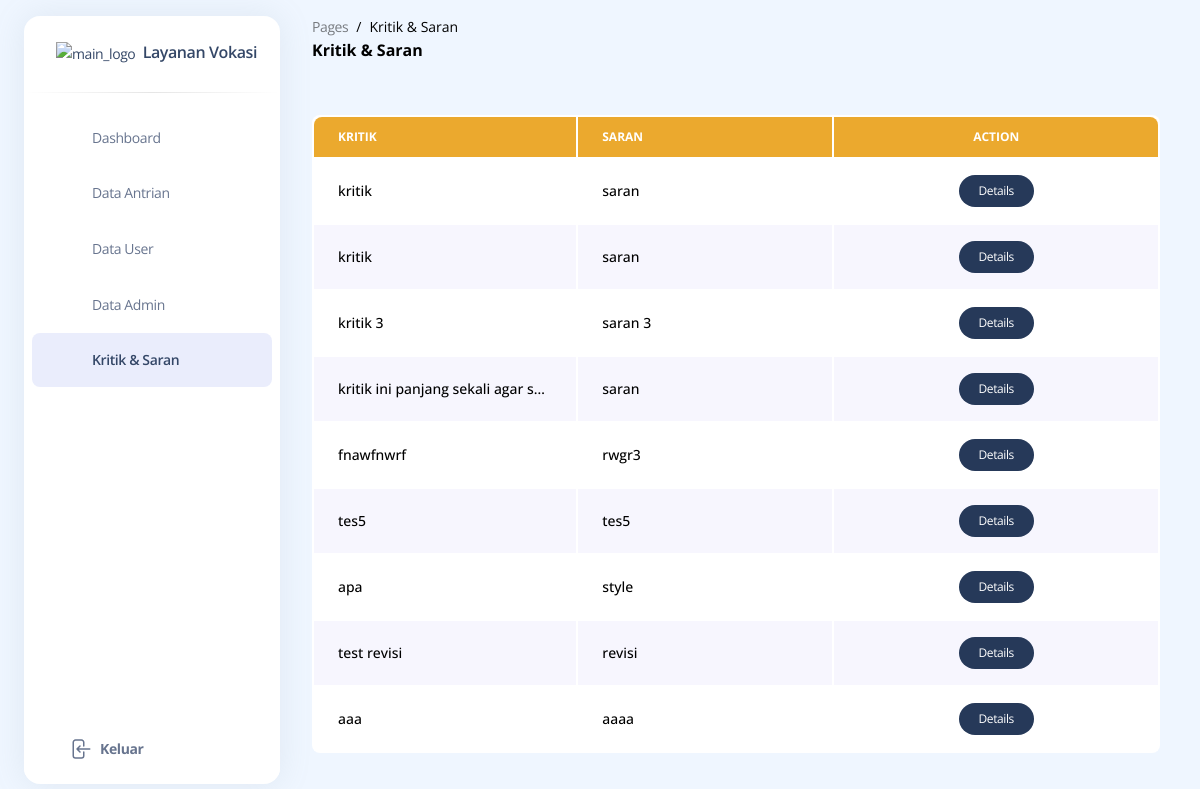
/build/pages/superKritik.php, run on the app's committed database.
### tables this page shows
CREATE TABLE `kritiksaran` (
  `id_kritik` int(11) NOT NULL,
  `kritik` text NOT NULL,
  `saran` text NOT NULL
);

### build/pages/superKritik.php (the view, shortened to what this page needs)
<!DOCTYPE html>
<html>
<head>
    <link href="../assets/css/style.css" rel="stylesheet" />
</head>
<body class="m-0 font-sans text-base antialiased font-normal leading-default bg-blue-50 text-slate-500">
    <div class="absolute w-full min-h-75"></div>
    <aside
        class="fixed inset-y-0 flex-wrap items-center justify-between block w-full p-0 my-4 overflow-y-auto antialiased transition-transform duration-200 -translate-x-full bg-white border-0 shadow-xl  max-w-64 ease-nav-brand z-990 xl:ml-6 rounded-2xl xl:left-0 xl:translate-x-0"
        aria-expanded="false">
        <div class="h-19">
            <a class="block px-8 py-6 m-0 text-sm whitespace-nowrap  text-slate-700" href="#">
                <img src="../assets/img/LogoV.png"
                    class="inline h-full max-w-full transition-all duration-200 dark:hidden ease-nav-brand max-h-12"
                    alt="main_logo" />
                <span class="ml-1 text-[16px] font-semibold transition-all duration-200 ease-nav-brand">Layanan
                    Vokasi</span>
            </a>
        </div>
        <hr class="h-px mt-0 bg-transparent bg-gradient-to-r from-transparent via-black/40 to-transparent " />
        <div class="items-center block w-auto max-h-screen overflow-auto h-sidenav grow basis-full">
            <ul class="flex flex-col pl-0 mb-0">
                <li class="mt-0.5 w-full">
                    <a class="py-2.7  text-sm ease-nav-brand my-0 mx-2 flex items-center whitespace-nowrap  px-4 transition-colors hover:bg-blue-500/13 hover:rounded-lg "
                        href="./superDashboard.php">
                        <div
                            class="mr-2 flex h-8 w-8 items-center justify-center rounded-lg bg-center stroke-0 text-center xl:p-2.5">
                        </div>
                        <span class="ml-1 duration-300 opacity-100 pointer-events-none ease">Dashboard</span>
                    </a>
                </li>
                <li class="mt-0.5 w-full">
                    <a class="py-2.7 text-sm ease-nav-brand my-0 mx-2 flex items-center whitespace-nowrap px-4  transition-colors hover:bg-blue-500/13 hover:rounded-lg "
                        href="./superDataAntrian.php">
                        <div
                            class="mr-2 flex h-8 w-8 items-center justify-center rounded-lg bg-center stroke-0 text-center xl:p-2.5">
                        </div>
                        <span class="ml-1 duration-300 opacity-100 pointer-events-none ease">Data Antrian </span>
                    </a>
                </li>
                <li class="mt-0.5 w-full">
                    <a class="py-2.7 text-sm ease-nav-brand my-0 mx-2 flex items-center whitespace-nowrap px-4  transition-colors hover:bg-blue-500/13 hover:rounded-lg"
                        href="./superDataUser.php">
                        <div
                            class="mr-2 flex h-8 w-8 items-center justify-center rounded-lg bg-center fill-current stroke-0 text-center xl:p-2.5">
                        </div>
                        <span class="ml-1 duration-300 opacity-100 pointer-events-none ease">Data User</span>
                    </a>
                </li>
                <li class="mt-0.5 w-full">
                    <a class="py-2.7 text-sm ease-nav-brand my-0 mx-2 flex items-center whitespace-nowrap px-4  transition-colors hover:bg-blue-500/13 hover:rounded-lg  "
                        href="./superDataAdmin.php">
                        <div
                            class="mr-2 flex h-8 w-8 items-center justify-center rounded-lg bg-center stroke-0 text-center xl:p-2.5">
                        </div>
                        <span class="ml-1 duration-300 opacity-100 pointer-events-none ease">Data Admin</span>
                    </a>
                </li>
                <li class="mt-0.5 w-full">
                    <a class="py-2.7 text-sm ease-nav-brand my-0 mx-2 flex items-center whitespace-nowrap px-4 font-semibold bg-blue-500/13 text-slate-700 transition-colors rounded-lg"
                        href="./superKritik.php">
                        <div
                            class="mr-2 flex h-8 w-8 items-center justify-center rounded-lg bg-center stroke-0 text-center xl:p-2.5">
                        </div>
                        <span class="ml-1 duration-300 opacity-100 pointer-events-none ease">Kritik & Saran</span>
                    </a>
                </li>
                <li class="absolute bottom-2 mt-0.5 w-full bg-white">
                    <a class="py-2.7 text-sm ease-nav-brand my-0  flex items-center whitespace-nowrap transition-colors hover:bg-blue-500/13 hover:rounded-lg "
                        href="../index.php">
                        <div
                            class="mr-2 flex h-8 w-8 items-center justify-center rounded-lg bg-center stroke-0 text-center xl:p-2.5">
                        </div>
                        <span
                            class="ml-1 flex items-center font-bold duration-300 opacity-100 pointer-events-none ease">
                            Keluar</span>
                    </a>
                </li>
            </ul>
        </div>
    </aside>
    <main class="relative h-full max-h-screen transition-all duration-200 ease-in-out xl:ml-68 rounded-xl">
        <nav class="relative flex flex-wrap items-center justify-between px-0 py-2 mx-6 transition-all ease-in shadow-none duration-250 rounded-2xl lg:flex-nowrap lg:justify-start"
            navbar-main navbar-scroll="false">
            <div class="flex items-center justify-between w-full px-4 py-1 mx-auto flex-wrap-inherit">
                <nav>
                    <ol class="flex flex-wrap pt-1 mr-12 bg-transparent rounded-lg sm:mr-16">
                        <li class="text-sm leading-normal">
                            <a class="text-black opacity-50" href="javascript:;">Pages</a>
                        </li>
                        <li class="text-sm pl-2 capitalize leading-normal text-black before:float-left before:pr-2 before:text-black before:content-['/']"
                            aria-current="page">Kritik & Saran</li>
                    </ol>
                    <h6 class="mb-0 font-bold text-black capitalize">Kritik & Saran</h6>
                </nav>
                <div class="flex items-center mt-2 grow sm:mt-0 md:mr-0 lg:flex lg:basis-auto">
                    <div class="flex items-center md:ml-auto md:pr-4">
                        <div class="relative flex flex-wrap items-stretch w-full transition-all rounded-lg ease">
                            <span
                                class="text-sm ease leading-5.6 absolute z-50 -ml-px flex h-full items-center whitespace-nowrap rounded-lg rounded-tr-none rounded-br-none border border-r-0 border-transparent bg-transparent py-2 px-2.5 text-center font-normal text-slate-500 transition-all">
                            </span>
                        </div>
                    </div>
                </div>
            </div>
        </nav>
        <div class="overflow-x-auto mx-10 mt-10 bg-white rounded-lg">
      <table class="w-full text-sm text-left text-gray-500 rounded-lg">
        <thead class="text-xs text-white uppercase bg-[#EBA92E] rounded-t-lg">
          <tr>
            <th scope="col" class="px-6 py-3 rounded-tl-lg">
              Kritik
            </th>
            <th scope="col" class="px-6 py-3">
              Saran
            </th>
            <th scope="col" class="px-6 py-3 mr-19 text-center rounded-tr-lg">
              Action
            </th>
          </tr>
        </thead>
        <tbody>
        <?php
          $servername = "localhost";
          $username = "root";
          $password = "";
          $dbname = "antrian";
          $conn = mysqli_connect($servername, $username, $password, $dbname);
          $sql = "SELECT * FROM kritiksaran";
          $result = mysqli_query($conn, $sql);
          $row_color = 0;
          if (mysqli_num_rows($result) > 0) {
            while ($row = mysqli_fetch_assoc($result)) {
                $row_class = $row_color % 2 == 0 ? 'bg-white' : 'bg-[#F7F6FE]';
                ?>
                <tr class="<?= $row_class ?> border-b mr-6">
                    <th scope="row" class="px-6 py-4 font-medium text-black whitespace-nowrap truncate max-w-[100px]">
                        <?= $row["kritik"] ?>
                    </th>
                    <td class="px-6 py-4 font-medium text-black truncate max-w-[100px]">
                        <?= $row["saran"] ?>
                    </td>
                    <td class="px-6 py-4">
                        <div class="flex justify-center">
                            <div class="flex justify-center">
                                <a href="./adminKritikdetail.php?id=<?= $row["id_kritik"] ?>" class="px-5 sm:py-1 bg-[#263959] hover:bg-blue-700 rounded-full text-white text-3">
                                    Details
                                </a>
                            </div>
                        </div>
                    </td>
                </tr>
        <?php
                $row_color++;
            }
        } else {
            echo "0 results";
        }
        ?>
        </tbody>
      </table>
    </div>
    </main>
</body>

### data on the page
kritiksaran: kritik "kritik", saran "saran"
kritiksaran: kritik "kritik", saran "saran"
kritiksaran: kritik "kritik 3", saran "saran 3"
kritiksaran: kritik "kritik ini panjang sekali agar s…", saran "saran"
kritiksaran: kritik "fnawfnwrf", saran "rwgr3"
kritiksaran: kritik "tes5", saran "tes5"
kritiksaran: kritik "apa", saran "style"
kritiksaran: kritik "test revisi", saran "revisi"
kritiksaran: kritik "aaa", saran "aaaa"
